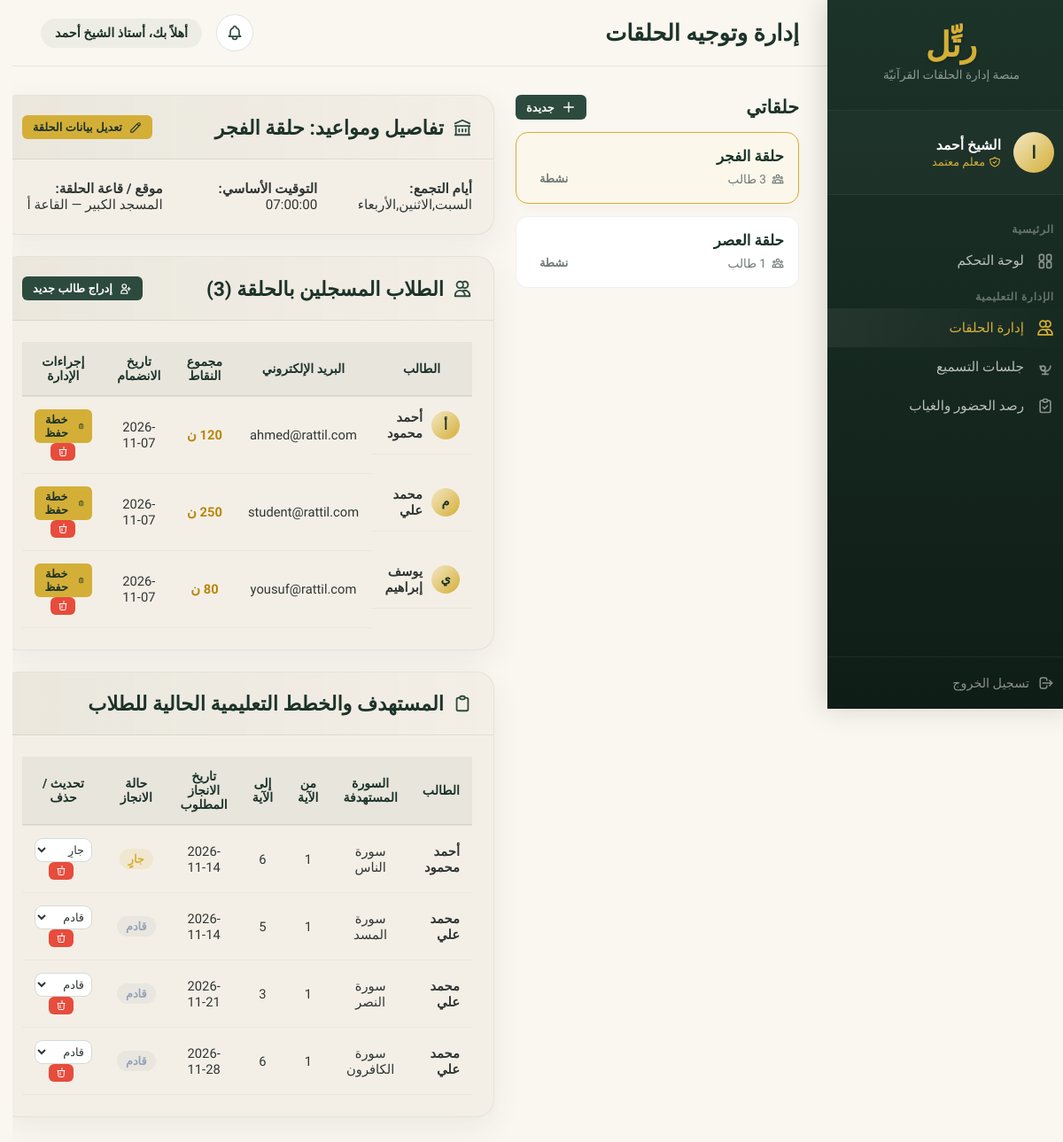
The page /teacher/halaqat.php (signed in) on the database its author committed.
### tables this page shows
CREATE TABLE `users` (
    `id`         INT           NOT NULL AUTO_INCREMENT,
    `name`       VARCHAR(100)  NOT NULL,
    `email`      VARCHAR(150)  NOT NULL,
    `password`   VARCHAR(255)  NOT NULL,
    `role`       ENUM('admin','teacher','student') NOT NULL,
    `avatar`     VARCHAR(255)  DEFAULT NULL,
    `phone`      VARCHAR(20)   DEFAULT NULL,
    `created_at` TIMESTAMP     NOT NULL DEFAULT CURRENT_TIMESTAMP,
    PRIMARY KEY (`id`),
    UNIQUE KEY `uk_email` (`email`),
    INDEX `idx_role` (`role`)
);

CREATE TABLE `halaqat` (
    `id`            INT           NOT NULL AUTO_INCREMENT,
    `name`          VARCHAR(100)  NOT NULL,
    `teacher_id`    INT           DEFAULT NULL,
    `schedule_days` VARCHAR(200)  DEFAULT NULL,
    `schedule_time` TIME          DEFAULT NULL,
    `location`      VARCHAR(200)  DEFAULT NULL,
    `max_students`  INT           NOT NULL DEFAULT 20,
    `status`        ENUM('active','inactive') NOT NULL DEFAULT 'active',
    `created_at`    TIMESTAMP     NOT NULL DEFAULT CURRENT_TIMESTAMP,
    PRIMARY KEY (`id`),
    INDEX `idx_teacher` (`teacher_id`),
    INDEX `idx_status`  (`status`)
);

CREATE TABLE `halqa_students` (
    `id`         INT       NOT NULL AUTO_INCREMENT,
    `halqa_id`   INT       NOT NULL,
    `student_id` INT       NOT NULL,
    `joined_at`  TIMESTAMP NOT NULL DEFAULT CURRENT_TIMESTAMP,
    PRIMARY KEY (`id`),
    UNIQUE KEY `uk_halqa_student` (`halqa_id`,`student_id`),
    INDEX `idx_student` (`student_id`)
);

CREATE TABLE `memorization_plan` (
    `id`           INT          NOT NULL AUTO_INCREMENT,
    `student_id`   INT          NOT NULL,
    `halqa_id`     INT          DEFAULT NULL,
    `surah_number` INT          NOT NULL,
    `surah_name`   VARCHAR(100) NOT NULL DEFAULT '',
    `ayah_from`    INT          NOT NULL,
    `ayah_to`      INT          NOT NULL,
    `target_date`  DATE         DEFAULT NULL,
    `status`       ENUM('pending','in_progress','completed') NOT NULL DEFAULT 'pending',
    `created_at`   TIMESTAMP    NOT NULL DEFAULT CURRENT_TIMESTAMP,
    PRIMARY KEY (`id`),
    INDEX `idx_mp_student` (`student_id`),
    INDEX `idx_mp_status`  (`status`)
);

### teacher/halaqat.php (the view, shortened to what the rows shown need)
<?php
require_once '../config/db.php';
$user   = getCurrentUser($pdo);
$stmtH = $pdo->prepare("SELECT h.*,
    (SELECT COUNT(*) FROM halqa_students hs WHERE hs.halqa_id=h.id) AS student_count
    FROM halaqat h WHERE h.teacher_id=? ORDER BY h.status DESC, h.schedule_time");
$stmtH->execute([$user['id']]);
$halaqat = $stmtH->fetchAll();
$selectedHalqa    = null;
$halqaStudents    = [];
$halqaPlans       = [];
$selectedId = (int)($_GET['id'] ?? 0);
if (!$selectedId && !empty($halaqat)) $selectedId = $halaqat[0]['id'];
if ($selectedId) {
    $stmtSH = $pdo->prepare("SELECT h.* FROM halaqat h WHERE h.id=? AND h.teacher_id=?");
    $stmtSH->execute([$selectedId, $user['id']]);
    $selectedHalqa = $stmtSH->fetch();
    if ($selectedHalqa) {
        $stmtHS = $pdo->prepare("SELECT u.id,u.name,u.phone,u.email,u.avatar,
            (SELECT sp.points FROM student_points sp WHERE sp.student_id=u.id) AS points,
            hs.joined_at
            FROM halqa_students hs JOIN users u ON u.id=hs.student_id
            WHERE hs.halqa_id=? ORDER BY u.name");
        $stmtHS->execute([$selectedId]);
        $halqaStudents = $stmtHS->fetchAll();
        $stmtP = $pdo->prepare("SELECT mp.*, u.name as student_name
            FROM memorization_plan mp
            JOIN users u ON u.id=mp.student_id
            WHERE mp.halqa_id=? ORDER BY u.name, mp.target_date ASC");
        $stmtP->execute([$selectedId]);
        $halqaPlans = $stmtP->fetchAll();
    }
}
$statusLabels = ['pending'=>'قادم','in_progress'=>'جارٍ','completed'=>'مكتمل'];
$statusColors = ['pending'=>'#94a3b8','in_progress'=>'#D4AF37','completed'=>'#22c55e'];
?>
<!DOCTYPE html>
<html lang="ar" dir="rtl">
<head>
</head>
<body>
<div class="sidebar">
    <div class="sidebar-user">
        <div class="sidebar-user-info">
            <div class="name"><?= htmlspecialchars($user['name']) ?></div>
            <div class="role">
                معلم معتمد
            </div>
        </div>
    </div>
</div>
<div class="main">
    <div class="topbar">
        <div class="topbar-actions">
            <button class="notif-btn" type="button">
            </button>
            <div class="greeting-chip">أهلاً بك، أستاذ <?= htmlspecialchars($user['name']) ?></div>
        </div>
    </div>
    <div class="content">
        <div class="layout-grid">
            <div class="hl-side-panel">
                <div class="hl-list">
                    <?php foreach($halaqat as $h): ?>
                        <a href="halaqat.php?id=<?= $h['id'] ?>" class="hl-item <?= $selectedId === (int)$h['id'] ? 'active' : '' ?>">
                            <div class="hl-name"><?= htmlspecialchars($h['name']) ?></div>
                            <div class="hl-meta">
                                <span><?= $h['student_count'] ?> طالب</span>
                                <span style="margin-right:auto;" class="status-badge" style="background:<?= $h['status']=='active'?'#e8f5e9':'#ffebee' ?>; color:<?= $h['status']=='active'?'#2e7d32':'#c62828' ?>;">
                                    <?= $h['status'] === 'active' ? 'نشطة' : 'معطلة' ?>
                                </span>
                            </div>
                        </a>
                    <?php endforeach; ?>
                </div>
            </div>
            <div class="hl-main-content">
                <?php if($selectedHalqa): ?>
                    <div class="card" style="margin-bottom: 24px;">
                        <div class="card-header">
                            <div class="card-title">
                                <svg fill="none" stroke="currentColor" viewBox="0 0 24 24"><path stroke-linecap="round" stroke-linejoin="round" stroke-width="2" d="M8 14v3m4-3v3m4-3v3M3 21h18M3 10h18M3 7l9-4 9 4M4 10h16v11H4V10z"/></svg>
                                تفاصيل ومواعيد: <?= htmlspecialchars($selectedHalqa['name']) ?>
                            </div>
                            <div>
                                <button class="btn btn-gold btn-sm" onclick="showEditHalqaModal(<?= htmlspecialchars(json_encode($selectedHalqa)) ?>)">
                                    <svg width="14" height="14" fill="none" stroke="currentColor" viewBox="0 0 24 24"><path stroke-linecap="round" stroke-linejoin="round" stroke-width="2" d="M15.232 5.232l3.536 3.536m-2.036-5.036a2.5 2.5 0 113.536 3.536L6.5 21.036H3v-3.572L16.732 3.732z"/></svg>
                                    تعديل بيانات الحلقة
                                </button>
                            </div>
                        </div>
                        <div class="card-body" style="display:grid; grid-template-columns: repeat(3,1fr); gap:16px; font-size:0.95rem;">
                            <div><strong>أيام التجمع:</strong> <?= htmlspecialchars($selectedHalqa['schedule_days'] ?: 'غير محدد') ?></div>
                            <div><strong>التوقيت الأساسي:</strong> <?= htmlspecialchars($selectedHalqa['schedule_time']) ?></div>
                            <div><strong>موقع / قاعة الحلقة:</strong> <?= htmlspecialchars($selectedHalqa['location'] ?: 'غير محدد') ?></div>
                        </div>
                    </div>
                    <div class="card" style="margin-bottom:24px;">
                        <div class="card-header">
                            <div class="card-title">
                                <svg fill="none" stroke="currentColor" viewBox="0 0 24 24"><path stroke-linecap="round" stroke-linejoin="round" stroke-width="2" d="M12 4.354a4 4 0 110 5.292M15 21H3v-1a6 6 0 0112 0v1zm0 0h6v-1a6 6 0 00-9-5.197M13 7a4 4 0 11-8 0 4 4 0 018 0z"/></svg>
                                الطلاب المسجلين بالحلقة (<?= count($halqaStudents) ?>)
                            </div>
                            <div>
                                <button class="btn btn-primary btn-sm" onclick="document.getElementById('addStudentPanel').classList.add('show'); document.getElementById('panelOverlay').classList.add('show');">
                                    <svg width="14" height="14" fill="none" stroke="currentColor" viewBox="0 0 24 24"><path stroke-linecap="round" stroke-linejoin="round" stroke-width="2" d="M18 9v3m0 0v3m0-3h3m-3 0h-3m-2-5a4 4 0 11-8 0 4 4 0 018 0zM3 20a6 6 0 0112 0v1H3v-1z"/></svg>
                                    إدراج طالب جديد
                                </button>
                            </div>
                        </div>
                        <div class="card-body">
                            <?php if(empty($halqaStudents)): ?>
                                <p style="text-align:center; color:var(--gray);">لا يوجد طلاب مسجلين في هذه الحلقة حالياً.</p>
                            <?php else: ?>
                                <table class="data-table">
                                    <thead>
                                        <tr>
                                            <th>الطالب</th>
                                            <th>البريد الإلكتروني</th>
                                            <th>مجموع النقاط</th>
                                            <th>تاريخ الانضمام</th>
                                            <th>إجراءات الإدارة</th>
                                        </tr>
                                    </thead>
                                    <tbody>
                                        <?php foreach($halqaStudents as $st): ?>
                                            <tr>
                                                <td style="text-align:right; display:flex; align-items:center; gap:10px;">
                                                    <div class="avatar-circle" style="width:32px; height:32px; font-size:0.9rem;"><?= mb_substr($st['name'],0,1,'utf-8') ?></div>
                                                    <strong><?= htmlspecialchars($st['name']) ?></strong>
                                                </td>
                                                <td><?= htmlspecialchars($st['email']) ?></td>
                                                <td><span style="color:var(--gold-dark); font-weight:700;"><?= (int)$st['points'] ?> ن</span></td>
                                                <td><?= date('Y-m-d', strtotime($st['joined_at'])) ?></td>
                                                <td>
                                                    <button class="btn btn-gold btn-sm" style="padding:4px 8px;" onclick="openPlanModal(<?= $st['id'] ?>, '<?= htmlspecialchars($st['name'], ENT_QUOTES) ?>')">
                                                        خطة حفظ
                                                    </button>
                                                    <form method="POST" action="" style="display:inline-block;" onsubmit="return confirm('هل أنت متأكد من استبعاد الطالب من هذه الحلقة؟');">
                                                        <button type="submit" class="btn btn-danger btn-sm" style="padding:4px 8px;">
                                                            <svg width="12" height="12" fill="none" stroke="currentColor" viewBox="0 0 24 24"><path stroke-linecap="round" stroke-linejoin="round" stroke-width="2" d="M19 7l-.867 12.142A2 2 0 0116.138 21H7.862a2 2 0 01-1.995-1.858L5 7m5 4v6m4-16v4M4 7h16"/></svg>
                                                        </button>
                                                    </form>
                                                </td>
                                            </tr>
                                        <?php endforeach; ?>
                                    </tbody>
                                </table>
                            <?php endif; ?>
                        </div>
                    </div>
                    <div class="card">
                        <div class="card-header">
                            <div class="card-title">
                                <svg fill="none" stroke="currentColor" viewBox="0 0 24 24"><path stroke-linecap="round" stroke-linejoin="round" stroke-width="2" d="M9 5H7a2 2 0 00-2 2v12a2 2 0 002 2h10a2 2 0 002-2V7a2 2 0 00-2-2h-2M9 5a2 2 0 002 2h2a2 2 0 002-2M9 5a2 2 0 012-2h2a2 2 0 012 2"/></svg>
                                المستهدف والخطط التعليمية الحالية للطلاب
                            </div>
                        </div>
                        <div class="card-body">
                            <?php if(empty($halqaPlans)): ?>
                                <p style="text-align:center; color:var(--gray);">لم يتم تعيين أي خطة حفظ لطلاب هذه الحلقة بعد.</p>
                            <?php else: ?>
                                <table class="data-table">
                                    <thead>
                                        <tr>
                                            <th>الطالب</th>
                                            <th>السورة المستهدفة</th>
                                            <th>من الآية</th>
                                            <th>إلى الآية</th>
                                            <th>تاريخ الانجاز المطلوب</th>
                                            <th>حالة الانجاز</th>
                                            <th>تحديث / حذف</th>
                                        </tr>
                                    </thead>
                                    <tbody>
                                        <?php foreach($halqaPlans as $p): ?>
                                            <tr>
                                                <td style="text-align:right;"><strong><?= htmlspecialchars($p['student_name']) ?></strong></td>
                                                <td>سورة <?= htmlspecialchars($p['surah_name']) ?></td>
                                                <td><?= $p['ayah_from'] ?></td>
                                                <td><?= $p['ayah_to'] ?></td>
                                                <td><?= $p['target_date'] ? date('Y-m-d', strtotime($p['target_date'])) : 'مفتوح' ?></td>
                                                <td>
                                                    <span class="status-badge" style="background:<?= $statusColors[$p['status']]; ?>20; color:<?= $statusColors[$p['status']]; ?>;">
                                                        <?= $statusLabels[$p['status']] ?>
                                                    </span>
                                                </td>
                                                <td>
                                                    <form method="POST" action="" style="display:inline-block;">
                                                        <select name="plan_status" onchange="this.form.submit()" class="form-control" style="padding:4px; font-size:0.8rem; width:auto; display:inline-block;">
                                                            <option value="pending" <?= $p['status']=='pending'?'selected':'' ?>>قادم</option>
                                                            <option value="in_progress" <?= $p['status']=='in_progress'?'selected':'' ?>>جارٍ</option>
                                                        </select>
                                                    </form>
                                                    <form method="POST" action="" style="display:inline-block;" onsubmit="return confirm('هل ترغب بحذف هذه الخطة؟')">
                                                        <button type="submit" class="btn btn-danger btn-sm" style="padding:4px 8px; margin-right:4px;">
                                                            <svg width="12" height="12" fill="none" stroke="currentColor" viewBox="0 0 24 24"><path stroke-linecap="round" stroke-linejoin="round" stroke-width="2" d="M19 7l-.867 12.142A2 2 0 0116.138 21H7.862a2 2 0 01-1.995-1.858L5 7m5 4v6m4-16v4M4 7h16"/></svg>
                                                        </button>
                                                    </form>
                                                </td>
                                            </tr>
                                        <?php endforeach; ?>
                                    </tbody>
                                </table>
                            <?php endif; ?>
                        </div>
                    </div>
                <?php else: ?>
                    <div style="text-align:center; padding:60px; color:var(--gray);">يرجى اختيار حلقة من القائمة اليمنى أو البدء بإنشاء حلقة جديدة تماماً.</div>
                <?php endif; ?>
            </div>
        </div>
    </div>
</div>
</body>
</html>

### rows shown on the page
users: name "الشيخ أحمد"
halaqat: name "حلقة الفجر", student_count "3", status "نشطة", schedule_days "السبت,الاثنين,الأربعاء", schedule_time "07:00:00", location "المسجد الكبير — القاعة أ"
halaqat: name "حلقة العصر", student_count "1", status "نشطة"
halqa_students: student.name "أحمد محمود", student.email "ahmed@rattil.com", joined_at "2026-11-07"
halqa_students: student.name "محمد علي", student.email "student@rattil.com", joined_at "2026-11-07"
halqa_students: student.name "يوسف إبراهيم", student.email "yousuf@rattil.com", joined_at "2026-11-07"
memorization_plan: student.name "أحمد محمود", surah_name "الناس", target_date "2026-11-14", status "جارٍ", plan_status "جارٍ"
memorization_plan: student.name "محمد علي", surah_name "المسد", target_date "2026-11-14", status "قادم", plan_status "قادم"
memorization_plan: student.name "محمد علي", surah_name "النصر", target_date "2026-11-21", status "قادم", plan_status "قادم"
memorization_plan: student.name "محمد علي", surah_name "الكافرون", target_date "2026-11-28", status "قادم", plan_status "قادم"

### other values the page prints
count($halqaStudents) "3"
